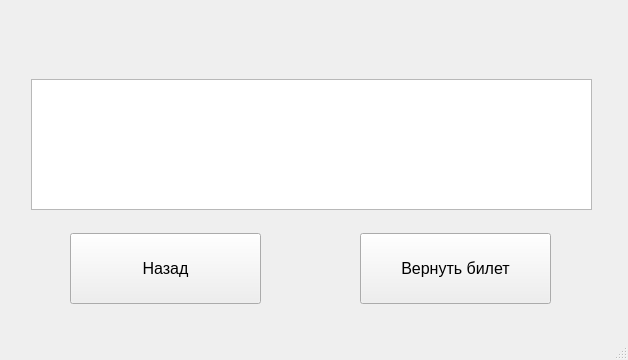
<?xml version="1.0" encoding="UTF-8"?>
<ui version="4.0">
 <class>MainWindow</class>
 <widget class="QMainWindow" name="MainWindow">
  <property name="geometry">
   <rect>
    <x>0</x>
    <y>0</y>
    <width>628</width>
    <height>360</height>
   </rect>
  </property>
  <property name="windowTitle">
   <string>MainWindow</string>
  </property>
  <widget class="QWidget" name="centralwidget">
   <widget class="QTextBrowser" name="infoText">
    <property name="geometry">
     <rect>
      <x>31</x>
      <y>79</y>
      <width>561</width>
      <height>131</height>
     </rect>
    </property>
    <property name="font">
     <font>
      <pointsize>12</pointsize>
     </font>
    </property>
   </widget>
   <widget class="QPushButton" name="backButton">
    <property name="geometry">
     <rect>
      <x>70</x>
      <y>233</y>
      <width>191</width>
      <height>71</height>
     </rect>
    </property>
    <property name="font">
     <font>
      <pointsize>12</pointsize>
     </font>
    </property>
    <property name="text">
     <string>Назад</string>
    </property>
   </widget>
   <widget class="QPushButton" name="deleteButton">
    <property name="geometry">
     <rect>
      <x>360</x>
      <y>233</y>
      <width>191</width>
      <height>71</height>
     </rect>
    </property>
    <property name="font">
     <font>
      <pointsize>12</pointsize>
     </font>
    </property>
    <property name="text">
     <string>Вернуть билет</string>
    </property>
   </widget>
   <widget class="QLabel" name="infoLabel">
    <property name="geometry">
     <rect>
      <x>33</x>
      <y>22</y>
      <width>561</width>
      <height>41</height>
     </rect>
    </property>
    <property name="font">
     <font>
      <pointsize>12</pointsize>
     </font>
    </property>
    <property name="text">
     <string/>
    </property>
   </widget>
  </widget>
  <widget class="QStatusBar" name="statusbar"/>
 </widget>
 <resources/>
 <connections/>
</ui>
